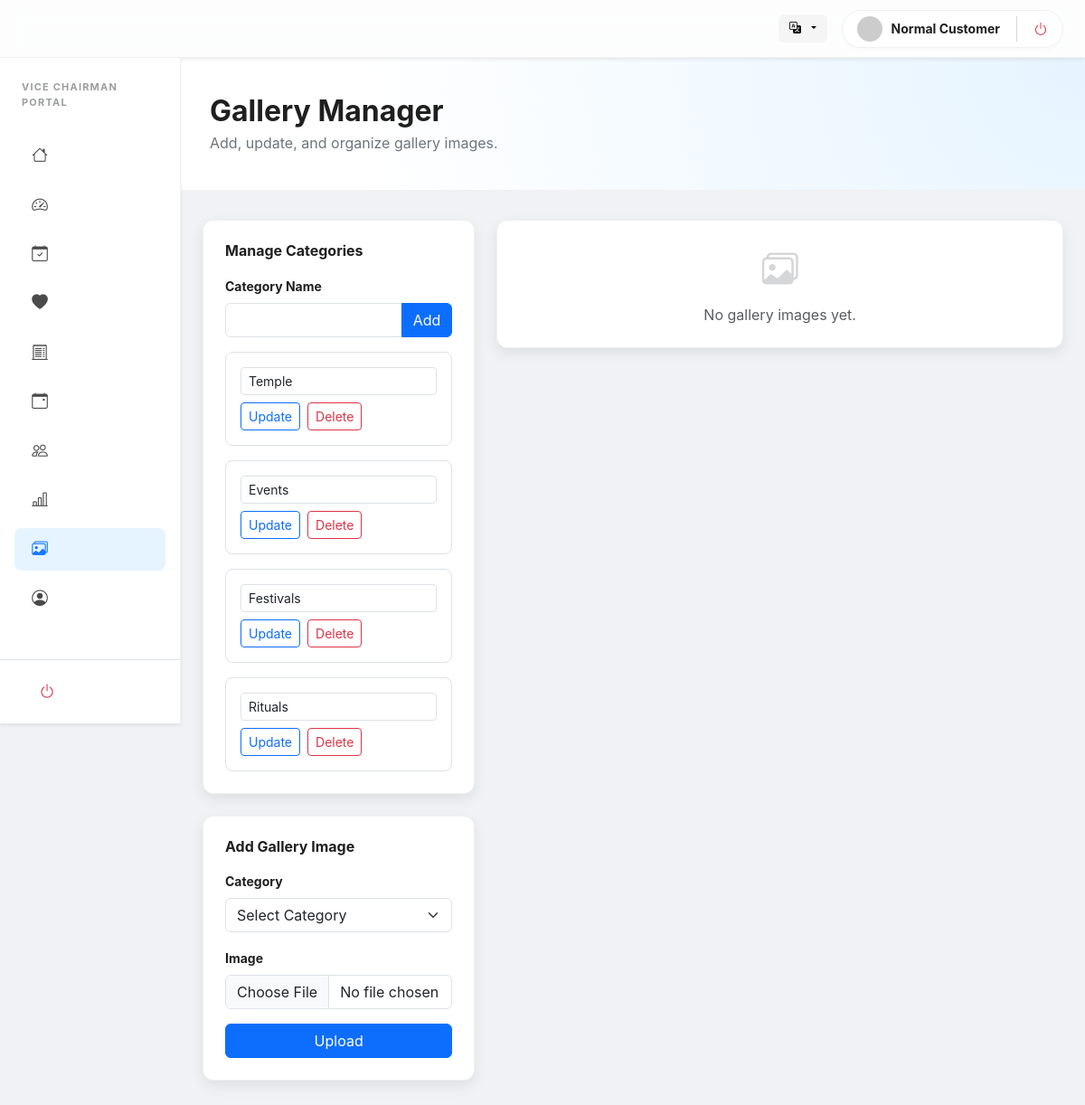
The app's page /users/vice_chairman/gallery.php (signed in) with its own data.
### tables this page shows
CREATE TABLE `gallery_category` (
  `id` int(11) NOT NULL,
  `type` varchar(100) NOT NULL,
  `created_at` timestamp NOT NULL DEFAULT current_timestamp(),
  `updated_at` timestamp NOT NULL DEFAULT current_timestamp() ON UPDATE current_timestamp()
);

### includes/lang.php (called while the page is built, shortened)
<?php
$lang = $_SESSION['lang']
    ?? $_COOKIE['lang']
    ?? 'en';
$langFile = __DIR__ . "/../lang/{$lang}.php";
$t = require $langFile;

### includes/user_avatar.php (called while the page is built, shortened)
<?php
function get_user_avatar_url(string $uploadsPrefix = ''): string
{
    $name = trim($_SESSION['user_name'] ?? 'User');
    return 'https://ui-avatars.com/api/?name=' . urlencode($name ?: 'User') . '&background=random';
}

### users/vice_chairman/gallery.php (the view, shortened to what this page needs)
<?php
require __DIR__ . '/../../config/db.php';
require __DIR__ . '/../../includes/lang.php';
require __DIR__ . '/../../includes/user_avatar.php';
$loggedInUserPhoto = get_user_avatar_url('../../');
$categories = [];
$catRes = mysqli_query($con, "SELECT * FROM gallery_category ORDER BY id ASC");
while ($row = mysqli_fetch_assoc($catRes)) {
    $categories[] = $row;
}
$images = [];
?>
<!DOCTYPE html>
<html lang="<?= $lang ?>">
<head>
    <link href="https://cdn.jsdelivr.net/npm/bootstrap@5.3.0/dist/css/bootstrap.min.css" rel="stylesheet">
    <link rel="stylesheet" href="https://cdn.jsdelivr.net/npm/bootstrap-icons@1.10.5/font/bootstrap-icons.css">
</head>
<body>
    <header class="ant-header shadow-sm">
        <div class="container-fluid px-4 d-flex align-items-center justify-content-between">
            <div class="d-flex align-items-center gap-3">
                <div class="dropdown">
                    <button class="lang-btn dropdown-toggle" type="button" data-bs-toggle="dropdown">
                        <i class="bi bi-translate me-1"></i>
                    </button>
                </div>
                <div class="user-pill">
                    <img src="<?= $loggedInUserPhoto ?>" class="rounded-circle" width="28" height="28"
                        style="object-fit: cover;">
                    <span class="small fw-bold d-none d-md-inline"><?= htmlspecialchars($_SESSION['user_name']) ?></span>
                    <a href="../../auth/logout.php" class="text-danger"><i class="bi bi-power"></i></a>
                </div>
            </div>
        </div>
    </header>
    <div class="container-fluid">
        <div class="row">
            <?php include 'sidebar.php'; ?>
            <main class="col-lg-10 p-0">
                <div class="dashboard-hero">
                    <h2 class="fw-bold mb-1"><?php echo $t['gallery_manager'] ?? 'Gallery Manager'; ?></h2>
                    <p class="text-secondary mb-0"><?php echo $t['gallery_manager_subtitle'] ?? 'Add, update, and organize gallery images.'; ?></p>
                </div>
                <div class="px-4 pb-5">
                    <div class="row g-4">
                        <div class="col-lg-4">
                            <div class="ant-card p-4 mb-4">
                                <h6 class="fw-bold mb-3"><?php echo $t['manage_categories'] ?? 'Manage Categories'; ?></h6>
                                <form method="POST" class="mb-3">
                                    <label class="form-label small fw-bold">
                                        <?php echo $t['category_name'] ?? 'Category Name'; ?>
                                    </label>
                                    <div class="input-group">
                                        <input type="text" class="form-control" name="category_name" required>
                                        <button class="btn btn-primary" type="submit" name="add_category">
                                            <?php echo $t['add'] ?? 'Add'; ?>
                                        </button>
                                    </div>
                                </form>
                                <div class="d-flex flex-column gap-3">
                                    <?php if ($categories): ?>
                                        <?php foreach ($categories as $cat): ?>
                                            <form method="POST" class="border rounded-3 p-3">
                                                <div class="mb-2">
                                                    <input type="text" class="form-control form-control-sm" name="category_name"
                                                        value="<?= htmlspecialchars($cat['type']) ?>" required>
                                                </div>
                                                <div class="d-flex gap-2">
                                                    <button class="btn btn-sm btn-outline-primary" type="submit"
                                                        name="update_category"><?php echo $t['update'] ?? 'Update'; ?></button>
                                                    <button class="btn btn-sm btn-outline-danger" type="submit"
                                                        name="delete_category"
                                                        onclick="return confirm('Delete this category? Images will be uncategorized.')">
                                                        <?php echo $t['delete'] ?? 'Delete'; ?>
                                                    </button>
                                                </div>
                                            </form>
                                        <?php endforeach; ?>
                                    <?php else: ?>
                                        <div class="text-muted small"><?php echo $t['no_categories'] ?? 'No categories yet.'; ?></div>
                                    <?php endif; ?>
                                </div>
                            </div>
                            <div class="ant-card p-4">
                                <h6 class="fw-bold mb-3"><?php echo $t['add_gallery_item'] ?? 'Add Gallery Image'; ?></h6>
                                <form method="POST" enctype="multipart/form-data">
                                    <div class="mb-3">
                                        <label class="form-label small fw-bold"><?php echo $t['category'] ?? 'Category'; ?></label>
                                        <select class="form-select" name="gallery_category_id" required>
                                            <option value=""><?php echo $t['select_category'] ?? 'Select Category'; ?></option>
                                        </select>
                                    </div>
                                    <div class="mb-3">
                                        <label class="form-label small fw-bold"><?php echo $t['image'] ?? 'Image'; ?></label>
                                        <input type="file" class="form-control" name="gallery_image" accept="image/*" required>
                                    </div>
                                    <button class="btn btn-primary w-100" type="submit" name="add_image">
                                        <?php echo $t['upload'] ?? 'Upload'; ?>
                                    </button>
                                </form>
                            </div>
                        </div>
                        <div class="col-lg-8">
                            <div class="row g-4">
                                <?php if ($images): ?>
                                    <?php foreach ($images as $img): ?>
                                        <div class="col-md-6 col-xl-4">
                                            <div class="gallery-card">
                                                <img src="../../gallery/<?= htmlspecialchars($img['content']) ?>"
                                                    alt="<?php echo $t['gallery_image_alt']; ?>">
                                                <div class="p-3">
                                                    <div class="small text-muted mb-1">
                                                        <?= htmlspecialchars($img['category'] ?? ($t['uncategorized'] ?? 'Uncategorized')) ?>
                                                    </div>
                                                    <div class="d-flex gap-2">
                                                        <button class="btn btn-sm btn-outline-primary" data-bs-toggle="modal"
                                                            data-bs-target="#editImage<?= $img['id'] ?>">
                                                            <?php echo $t['edit'] ?? 'Edit'; ?>
                                                        </button>
                                                        <form method="POST" onsubmit="return confirm('Delete this image?')">
                                                            <input type="hidden" name="image_id" value="<?= $img['id'] ?>">
                                                            <button class="btn btn-sm btn-outline-danger" type="submit"
                                                                name="delete_image"><?php echo $t['delete'] ?? 'Delete'; ?></button>
                                                        </form>
                                                    </div>
                                                </div>
                                            </div>
                                        </div>
                                        <div class="modal fade" id="editImage<?= $img['id'] ?>" tabindex="-1">
                                            <div class="modal-dialog modal-dialog-centered">
                                                <div class="modal-content">
                                                    <form method="POST" enctype="multipart/form-data">
                                                        <div class="modal-header">
                                                            <h5 class="modal-title"><?php echo $t['edit_gallery_item'] ?? 'Edit Gallery Image'; ?></h5>
                                                            <button type="button" class="btn-close" data-bs-dismiss="modal"></button>
                                                        </div>
                                                        <div class="modal-body">
                                                            <input type="hidden" name="image_id" value="<?= $img['id'] ?>">
                                                            <div class="mb-3">
                                                                <label class="form-label small fw-bold"><?php echo $t['category'] ?? 'Category'; ?></label>
                                                                <select class="form-select" name="gallery_category_id" required>
                                                                    <option value=""><?php echo $t['select_category'] ?? 'Select Category'; ?></option>
                                                                    <?php foreach ($categories as $cat): ?>
                                                                        <option value="<?= $cat['id'] ?>" <?= ($img['gallery_category_id'] == $cat['id']) ? 'selected' : '' ?>>
                                                                            <?= htmlspecialchars($cat['type']) ?>
                                                                        </option>
                                                                    <?php endforeach; ?>
                                                                </select>
                                                            </div>
                                                            <div class="mb-2">
                                                                <label class="form-label small fw-bold"><?php echo $t['replace_image'] ?? 'Replace Image (optional)'; ?></label>
                                                                <input type="file" class="form-control" name="gallery_image" accept="image/*">
                                                            </div>
                                                        </div>
                                                        <div class="modal-footer">
                                                            <button type="button" class="btn btn-light" data-bs-dismiss="modal">
                                                                <?php echo $t['close'] ?? 'Close'; ?>
                                                            </button>
                                                            <button type="submit" name="update_image" class="btn btn-primary">
                                                                <?php echo $t['update'] ?? 'Update'; ?>
                                                            </button>
                                                        </div>
                                                    </form>
                                                </div>
                                            </div>
                                        </div>
                                    <?php endforeach; ?>
                                <?php else: ?>
                                    <div class="col-12">
                                        <div class="ant-card p-4 text-center text-muted">
                                            <i class="bi bi-images fs-1 opacity-25 d-block mb-2"></i>
                                            <?php echo $t['no_gallery_items'] ?? 'No gallery images yet.'; ?>
                                        </div>
                                    </div>
                                <?php endif; ?>
                            </div>
                        </div>
                    </div>
                </div>
            </main>
        </div>
    </div>
</body>
</html>

### css/sidebar.css (style rules this page uses)
:root { --sb-width: 280px; --sb-bg: #ffffff; --sb-hover-bg: #f3f3f3; --sb-active-bg: #e6f4ff; --sb-active-text: #1677ff; --sb-text: #4a4a4a; --sb-text-hover: #000000; --sb-border-color: #f0f0f0; --sb-radius: 8px; --sb-transition: all 0.25s ease-in-out; --sb-top-offset: 0px; }

### users/vice_chairman/gallery.php (style rules this page uses)
:root { --ant-primary: #1677ff; --ant-success: #52c41a; --ant-error: #ff4d4f; --ant-bg-layout: #f0f2f5; --ant-border-color: #f0f0f0; --ant-text: rgba(0, 0, 0, 0.88); --ant-text-sec: rgba(0, 0, 0, 0.45); --ant-radius: 12px; --ant-shadow: 0 6px 16px 0 rgba(0, 0, 0, 0.08); }
body { font-family: -apple-system, BlinkMacSystemFont, 'Segoe UI', Roboto, sans-serif; background-color: var(--ant-bg-layout); color: var(--ant-text); -webkit-user-select: none; user-select: none; }
.ant-header { background: rgba(255, 255, 255, 0.85); backdrop-filter: blur(12px); height: 64px; display: flex; align-items: center; border-bottom: 1px solid var(--ant-border-color); position: sticky; top: 0; z-index: 1000; }
.dashboard-hero { background: radial-gradient(circle at top right, #e6f4ff 0%, #ffffff 80%); padding: 40px 32px; border-bottom: 1px solid var(--ant-border-color); margin-bottom: 32px; }
.ant-card { background: #fff; border: 1px solid var(--ant-border-color); border-radius: var(--ant-radius); box-shadow: var(--ant-shadow); overflow: hidden; }
.user-pill { background: #fff; padding: 6px 16px; border-radius: 50px; border: 1px solid var(--ant-border-color); display: flex; align-items: center; gap: 10px; box-shadow: 0 2px 4px rgba(0, 0, 0, 0.02); }
.lang-btn { border: none; background: #f5f5f5; font-size: 13px; font-weight: 600; padding: 6px 12px; border-radius: 6px; transition: 0.2s; }

### users/vice_chairman/sidebar.php (style rules this page uses)
:root { --sb-top-offset: 64px; --sb-active-text: #1677ff; --sb-active-bg: #e6f4ff; }

### records on screen
gallery_category: category_name "Temple"
gallery_category: category_name "Events"
gallery_category: category_name "Festivals"
gallery_category: category_name "Rituals"

### other values on screen
$_SESSION['user_name'] "Normal Customer"
$t['vice_chairman_portal'] "VICE CHAIRMAN PORTAL"
$t['gallery_manager'] "Gallery Manager"
$t['gallery_manager_subtitle'] "Add, update, and organize gallery images."
$t['manage_categories'] "Manage Categories"
$t['category_name'] "Category Name"
$t['add'] "Add"
$t['add_gallery_item'] "Add Gallery Image"
$t['category'] "Category"
$t['image'] "Image"
$t['upload'] "Upload"
$t['no_gallery_items'] "No gallery images yet."
form field gallery_category_id "Select Category"
